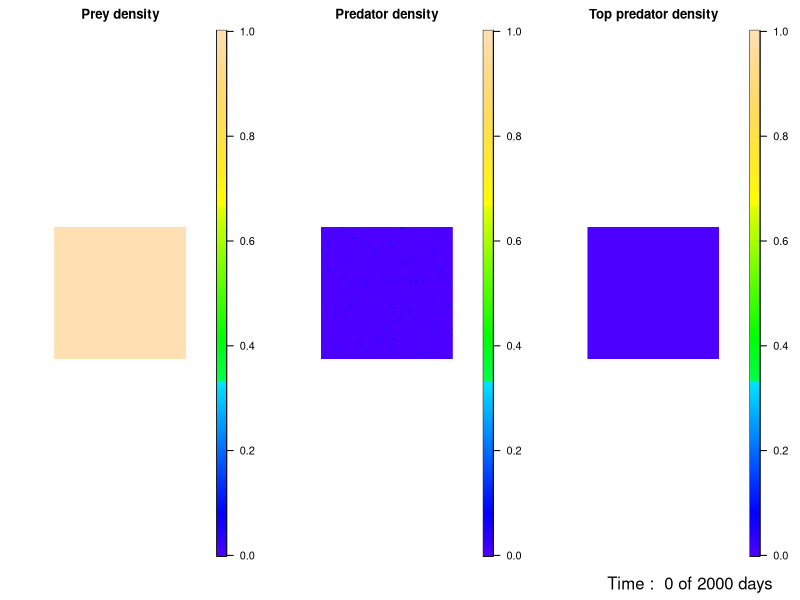
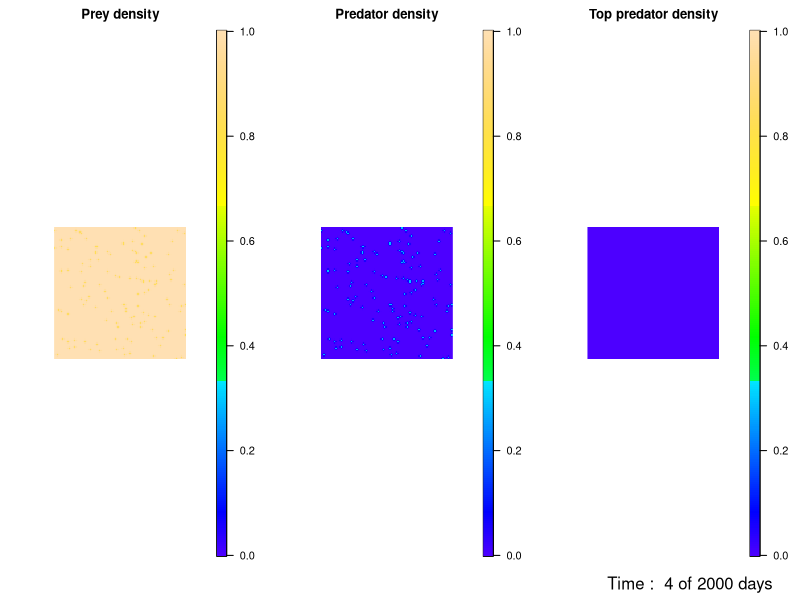
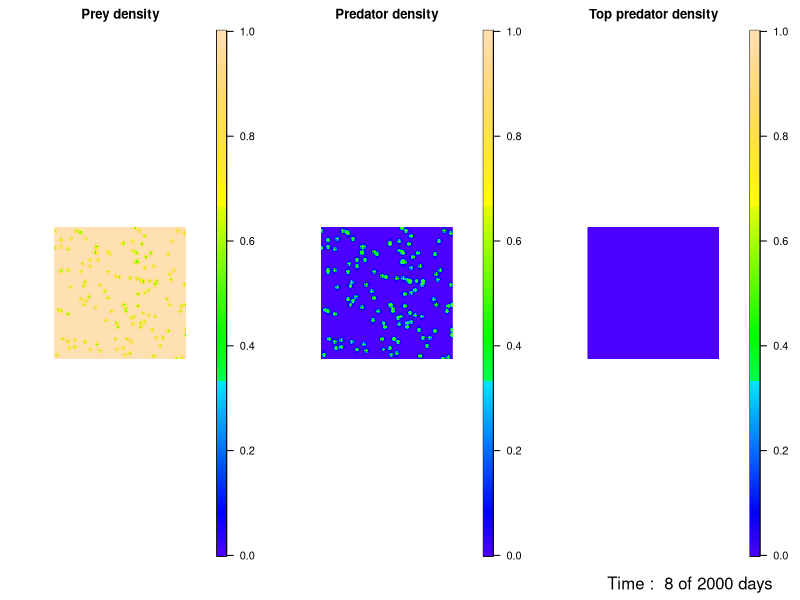
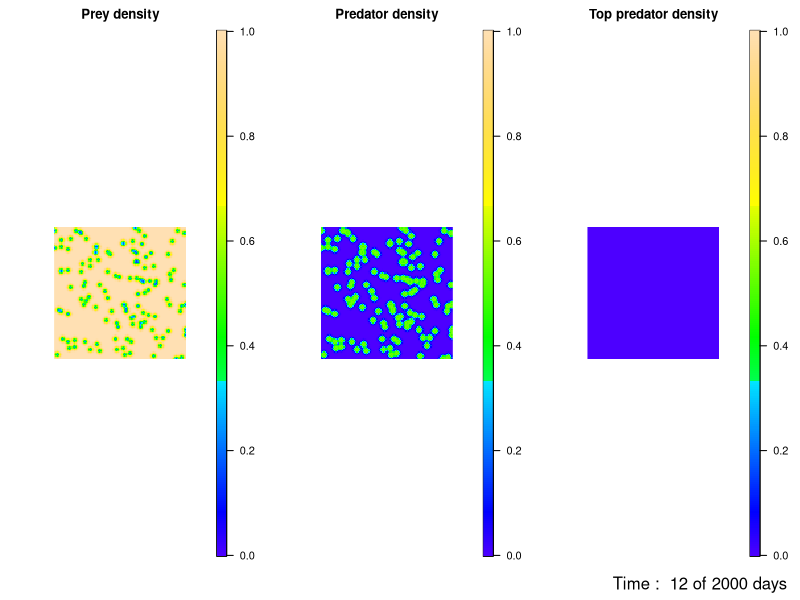
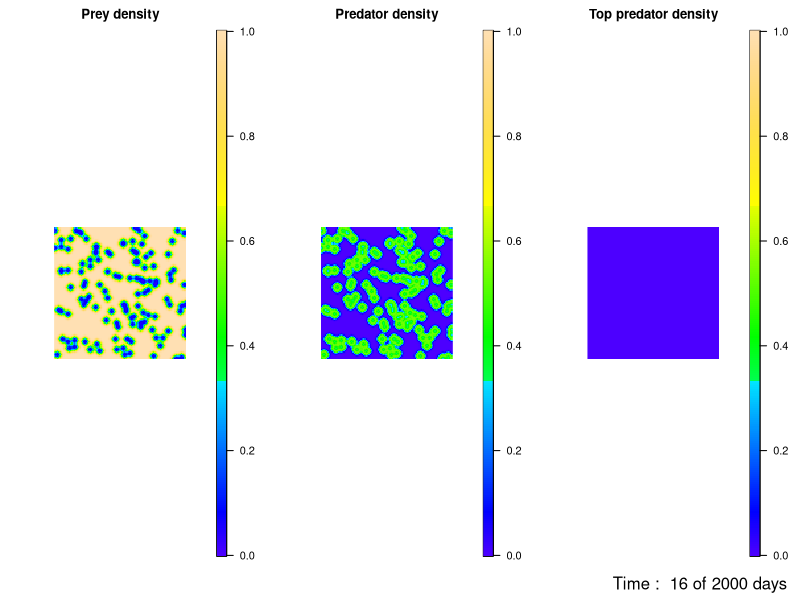
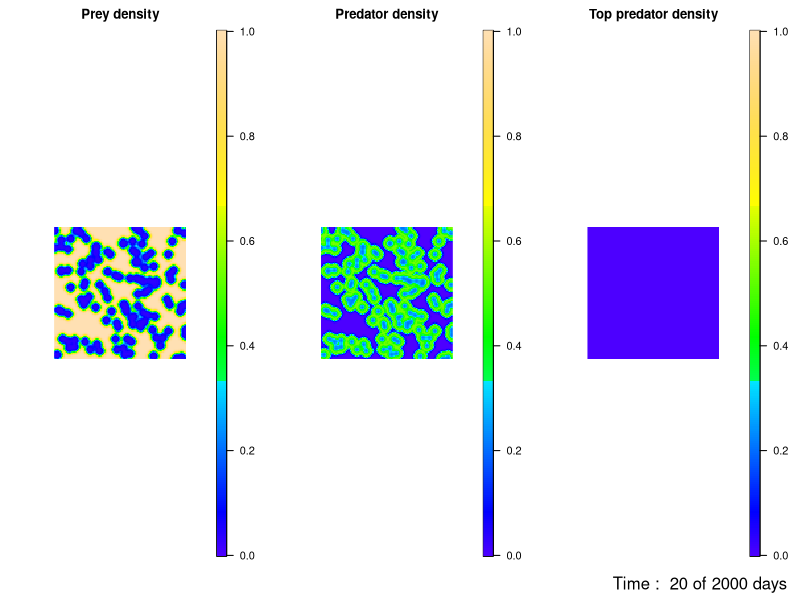
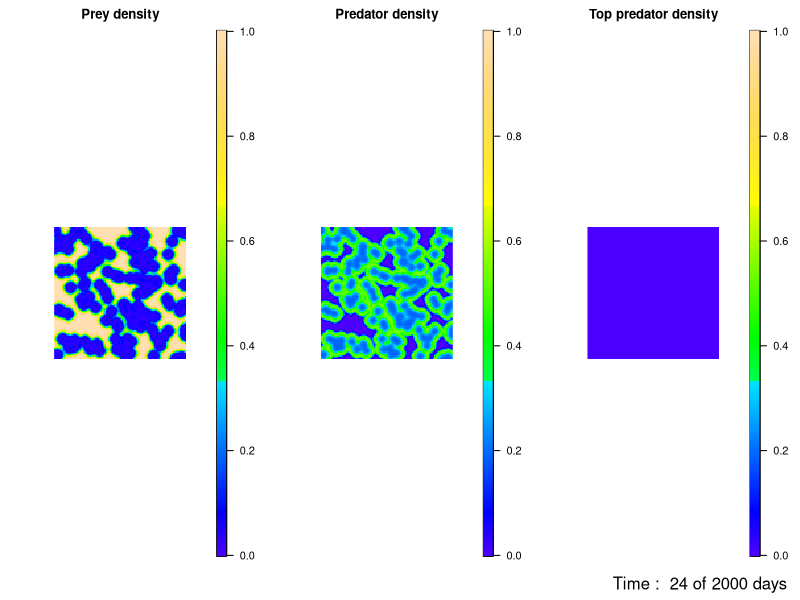
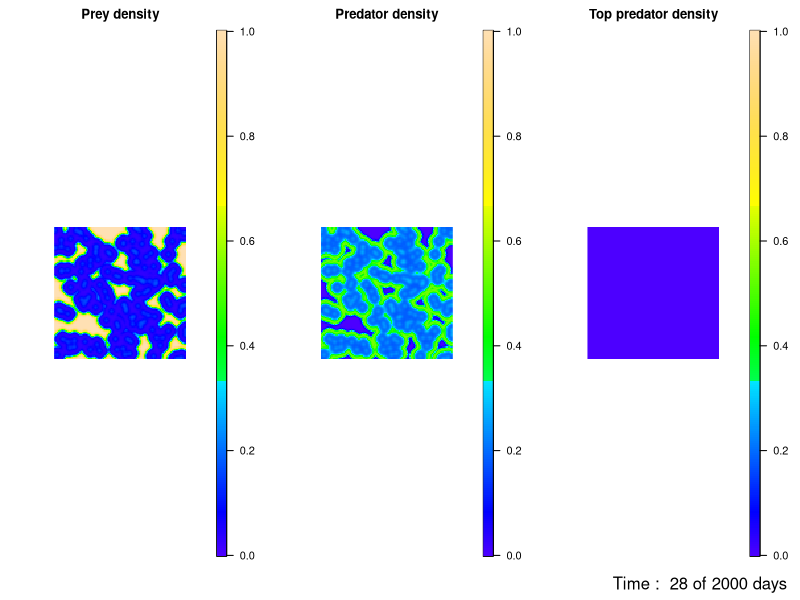

These figures' R source, in order:

# Predator-prey spirals model, with euler integration
# Following Sherrat et al 2002 Proc. R. Soc. B 269, 327-334.

# First setup of the model
remove(list=ls()) # Remove all variables from memory
rm(list = ls())

# Sherratt

require("fields") # An R package to load

# ----- Non-dimensional parameter values ---------------------------------
A = 3.5                # A non-dimensional parameter linked to predator growth
B = 1.2                # A non-dimensional parameter linked to predator growth
C = 4.9                # A non-dimensional parameter linked to consumption of prey 
D = 3.5                # A non-dimensional parameter linked to toppredator growth
E = 1.2                # A non-dimensional parameter linked to toppredator growth
F = 4.9 * 0.5           # A non-dimensional parameter linked to consumption of predator 
frac=0.01              # 0.01 - Fraction of area with predators 
frac_top=0.0001              # 0.01 - Fraction of area with toppredators 

# Simulation parameters
Length=500             # 512  - The length of the simulated landscape, in meters
m=100                # 128  - # gridcellen
dT=0.2                 # 0.2  - timestep
EndTime=2000           #      - Time at which the simulation ends
Numframes=500          #      - Number of frames displayed during the entire simulation

WinWidth=12            #      - Width of the simulation window 
WinHeight=5            #      - Height of the simulation window

# Initialisation: declaring variable and setting up initial values
Prey = Pred = TopPred = drPrey = drPred = drTopPred = NetPrey = NetPred = NetTopPred = matrix(nrow=m,ncol=m);

FXPrey = FXPred = FXTopPred = matrix(nrow=m,ncol=m+1,data=0)  	# flow in/out to X-direction
FYPrey = FYPred = FYTopPred = matrix(nrow=m+1,ncol=m,data=0)    # flow in/out to Y-direction

TimeRec = PreyRec = PredRec = TopPredRec = vector(length = Numframes)

# ------ Initial setup and calculation ----------------------------------
DeltaX=Length/m;
DeltaY=Length/m;
mp = m+1

# initial states
Prey[,]=1; 
Pred=matrix(nrow=m,ncol=m, data=(runif(m*m)<=frac)*0.05)
TopPred=matrix(nrow=m,ncol=m, data=(runif(m*m)<=frac_top)*0.0005)

Time  =  0        ; # Begin time 
ii    =  1e6      ; # Starting the plot counter with a high value
jj    =  0        ; # The counter needed for recording data during the run

#------- Setting up the figure ------------------------------------------

## Open a graphics window (Darwin stands for a Mac computer)
# if (Sys.info()["sysname"]=="Darwin"){
#   quartz(width=WinWidth, height=WinHeight, 
#          title="Predator-prey model")
# } else
#   windows(width = WinWidth, height = WinHeight,
#             title="Predator-prey model")

par(mfrow=c(1,3), mar=c(3, 4, 2, 6) + 0.1)

# ------------ The simulation loop ---------------------------------------
print(system.time(      # Prints the simulation time when finished
while (Time<=EndTime){  # Here the time loop starts 
  #print(Time)
  # Calculating local growth, consumption, assimilation and mortality
  drPrey = Prey*(1-Prey) - C/(1+C*Prey)*Prey*Pred;
  drPred = (Pred/(A*B)*A*C*Prey/(1+C*Prey)) - (1*Pred) + (Pred*(1-Pred)) - (F/(1+F*Pred)*Pred*TopPred);
  drTopPred = TopPred/(D*E)*(D*F*Pred/(1+F*Pred)-1);     

	# 	drPrey = Prey*(1-Prey) - C/(1+C*Prey)*Prey*Pred;
	#   drPred = Pred/(A*B)*A*C*Prey/(1+C*Prey) - (1*Pred) + Pred*(1-Pred) - C/(1+C*Pred)*Pred*TopPred;
	#   drTopPred = TopPred/(A*B)*(A*C*Pred/(1+C*Pred)-1);     
	# 	drPrey = Prey*(1-Prey)-C/(1+C*Prey)*Prey*Pred ;
	#   drPred = Pred/(A*B)*(A*C*Prey/(1+C*Prey)-1);     

  # calculate the dispersal of the prey
  FXPrey[,-c(1,m+1)] = -  (Prey[,-1]-Prey[,-m]) / DeltaX;   
  FYPrey[-c(1,m+1),] = -  (Prey[-1,]-Prey[-m,]) / DeltaY;

  # calculate the dispersal of the predator
  FXPred[,-c(1,m+1)] = -  (Pred[,-1]-Pred[,-m]) / DeltaX;   
  FYPred[-c(1,m+1),] = -  (Pred[-1,]-Pred[-m,]) / DeltaY;

	  # calculate the dispersal of the top predator
  FXTopPred[,-c(1,m+1)] = -  (TopPred[,-1]-TopPred[,-m]) / DeltaX;   
  FYTopPred[-c(1,m+1),] = -  (TopPred[-1,]-TopPred[-m,]) / DeltaY;

  # calculate the net change at each location due to dispersal in and out
  NetPrey = (FXPrey[,-mp] - FXPrey[,-1])/DeltaX + (FYPrey[-mp,] - FYPrey[-1,])/DeltaY;
  NetPred = (FXPred[,-mp] - FXPred[,-1])/DeltaX + (FYPred[-mp,] - FYPred[-1,])/DeltaY;
  NetTopPred = (FXTopPred[,-mp] - FXTopPred[,-1])/DeltaX + (FYTopPred[-mp,] - FYTopPred[-1,])/DeltaY;
	
  # Summing up local processes and lateral flow to calculate new A and M
  Prey=Prey+(NetPrey+drPrey)*dT;
  Pred=Pred+(NetPred+drPred)*dT;
  TopPred=TopPred+(NetTopPred+drTopPred)*dT;
  
  # Graphic representation of the model every now and then
  if (ii>=EndTime/Numframes/dT)
  {
  	image.plot(Prey, zlim=c(0,1), xaxt="n", yaxt="n",
      col = topo.colors(255),asp=1, bty="n",
      legend.shrink = 0.99, legend.width = 2)  
       title("Prey density")  
 
       image.plot(Pred, zlim=c(0,1), xaxt="n", yaxt="n",
             col = topo.colors(255),asp=1, bty="n",
             legend.shrink = 0.99, legend.width = 2)
       title("Predator density")  

  	       image.plot(TopPred, zlim=c(0,1), xaxt="n", yaxt="n",
             col = topo.colors(255),asp=1, bty="n",
             legend.shrink = 0.99, legend.width = 2)
       title("Top predator density")  

       mtext(text=paste("Time : ",sprintf("%1.0f",Time),
                        "of" ,sprintf("%1.0f",EndTime), "days"), 
                        side=1, adj=-0.6, line=1.5, cex=1)

       # The following two lines prevent flickering of the screen
       dev.flush() # Force the model to update the graphs
       dev.hold()  # Put all updating on hold
       
       ii=0    # Resetting the plot counter 
       jj=jj+1 # Increasing the Recorder counter
       
       TimeRec[jj]=Time        # The time in days
       PreyRec[jj]=mean(Prey)  # Mean Prey biomass 
       PredRec[jj]=mean(Pred)  # Mean Pred biomass
       TopPredRec[jj]=mean(TopPred)  # Mean Pred biomass

      } 
      
  Time=Time+dT;  # Incrementing time by dT
  ii=ii+1

} ))

## Open a graphics window (Darwin stands for a Mac computer)
# if (Sys.info()["sysname"]=="Darwin"){
#   quartz(width=WinWidth, height=WinHeight, 
#          title="Predator-prey model")
# } else
#   windows(width = WinWidth, height = WinHeight,
#           title="Predator-prey model")
par(mfrow=c(1,1))

plot(TimeRec,PreyRec, col='blue', type="l", 
     xlab="Time", ylab="");
lines(TimeRec,PredRec, col="red")
lines(TimeRec,TopPredRec, col="green")
 
